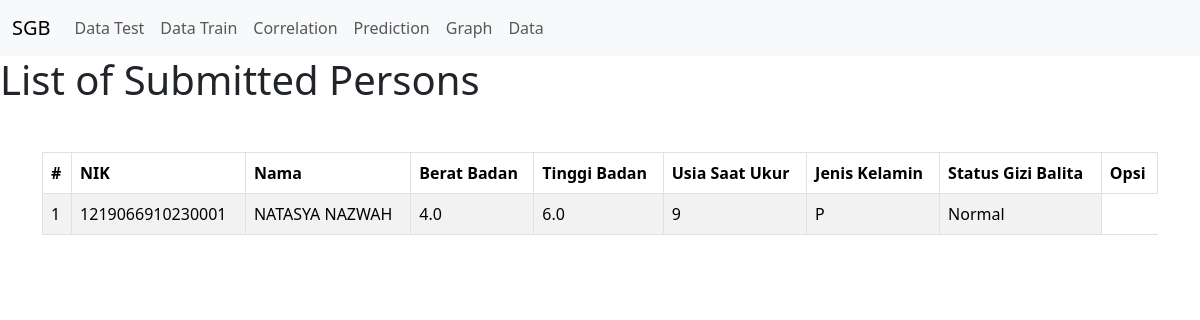
/success/, run on the app's committed database.
### napp/models.py (models this page shows)
class Person(models.Model):
  NIK = models.CharField(max_length=16)
  Nama = models.CharField(max_length=50)
  Berat_Badan = models.FloatField()
  Tinggi_Badan = models.FloatField()
  Usia_Saat_UKur = models.IntegerField()
  Jenis_Kelamin = models.CharField(max_length=1)
  Status_Gizi_Balita = models.CharField(max_length=20)

### napp/views.py (the view)
# urls.py: path('success/', views.success_view, name='success'),
def success_view(request):
    people = Person.objects.all()
    return render(request, 'success.html', {'people': people})

### napp/templates/success.html
{% extends 'base.html' %}
{% block content %}
<h1>List of Submitted Persons</h1>
{% if people %}
    <main class="mt-5">
      <section class="container">
        <div class="table-responsive my-5">
          <table class="table table-striped table-bordered table-hover">
            <thead>
              <tr>
                <th>#</th>
                <th>NIK</th>
                <th>Nama</th>
                <th>Berat Badan</th>
                <th>Tinggi Badan</th>
                <th>Usia Saat Ukur</th>
                <th>Jenis Kelamin</th>
                <th>Status Gizi Balita</th>
                <th>Opsi</th>
              </tr>
            </thead>
            <tbody>
              {% for person in people %}
              <tr>
                  <td>{{ forloop.counter }}</td>
                  <td>{{ person.NIK }}</td>
                  <td>{{ person.Nama }}</td>
                  <td>{{ person.Berat_Badan }}</td>
                  <td>{{ person.Tinggi_Badan }}</td>
                  <td>{{ person.Usia_Saat_UKur }}</td>
                  <td>{{ person.Jenis_Kelamin }}</td>
                  <td>{{ person.Status_Gizi_Balita }}</td>
              </tr>
              {% endfor %}
            </tbody>
          </table>
        </div>
      </section>
    </main>
{% else %}
    <p>No person data found in the database.</p>
{% endif %}
{% endblock %}

### data on the page
Person: NIK "1219066910230001", Nama "NATASYA NAZWAH", Berat_Badan "4.0", Tinggi_Badan "6.0", Usia_Saat_UKur "9", Jenis_Kelamin "P", Status_Gizi_Balita "Normal"
